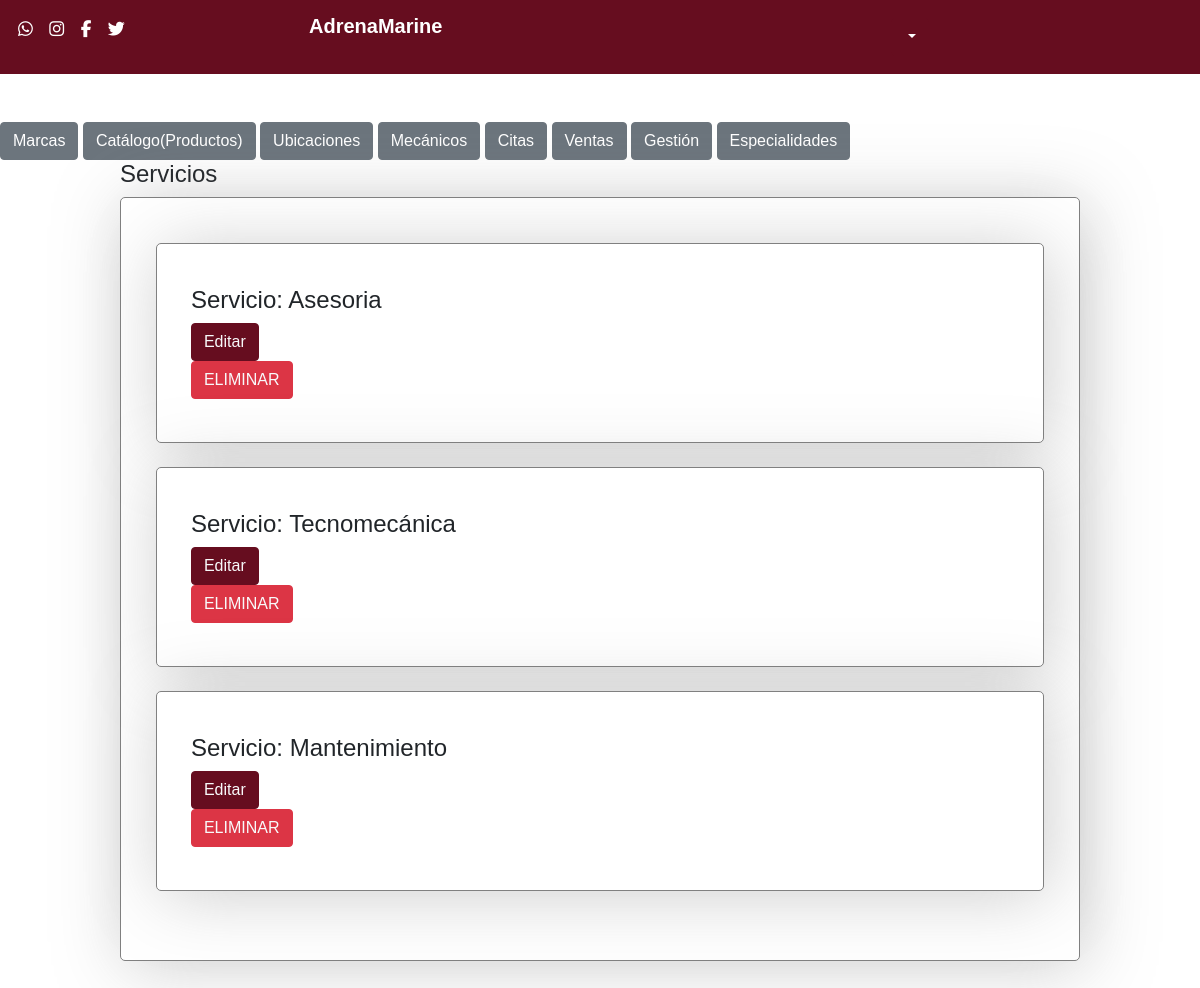
Page /main/admin/service.php on the committed database.
### tables this page shows
CREATE TABLE `service` (
  `id` int(11) NOT NULL,
  `service` text NOT NULL,
  `date` timestamp NOT NULL DEFAULT current_timestamp() ON UPDATE current_timestamp()
);

### php/class/service.php (called while the page is built, shortened)
<?php
class service{
public function show() {
    $sql = "SELECT * FROM service";
return $sql;
}
}
?>

### main/admin/service.php (the view, shortened to what this page needs)
<?php
    include '../../php/class/service.php';
?>
<!DOCTYPE html>
<html lang="es">
<head>
  <link href="https://cdn.jsdelivr.net/npm/bootstrap@5.0.0/dist/css/bootstrap.min.css" rel="stylesheet" >
    <link rel="stylesheet" href="../../styles/styless.css">
</head>
<body>
<header class="d-flex w-100">
    <div class="text-white w-25 icons">
        <a onclick=""><i class="fa-brands fa-whatsapp"></i></a>
        <a onclick=""><i class="fa-brands fa-instagram"></i></a>
        <a onclick=""><i class="fa-brands fa-facebook-f"></i></a>
        <a onclick=""><i class="fa-brands fa-twitter"></i></a>
    </div>
    <div class="w-50">
        <h1>AdrenaMarine</h1>
    </div>
        <div class="dropdown">
        <button class="btn btn-primary dropdown-toggle" type="button" id="dropdownMenuButton1" data-bs-toggle="dropdown" aria-expanded="false">
        </button>
        </div>
</header>
<main>
        <a href="./brand.php"><button class="btn btn-secondary">Marcas</button></a>
        <a href="./index.php"><button class="btn btn-secondary">Catálogo(Productos)</button></a>
        <a href="./sales.php"><button class="btn btn-secondary">Ubicaciones</button></a>
        <a href="./mech.php"><button class="btn btn-secondary">Mecánicos</button></a>
        <a href="./meeting.php"><button class="btn btn-secondary">Citas</button></a>
        <a href="./sales.php"><button class="btn btn-secondary">Ventas</button></a>
        <a href="./001.php"><button class="btn btn-secondary">Gestión</button></a>
        <a href="./special.php"><button class="btn btn-secondary">Especialidades</button></a>
    <section class="Catalog">
    <h4>Servicios</h4>
    <div class="card text-start">
    <div class="card-body">
    <?php
            $service = new service(0,0);
            $sql = $service->show();
        $query= mysqli_query($cone ,$sql);
        if (mysqli_num_rows ($query) > 0)  {
        while ($result = mysqli_fetch_assoc($query)){
    ?>
        <form action="./edit/service.php" method="post">
        <div class="card text-start">
        <div class="card-body">
            <h4 class="card-title"><?php echo "Servicio: ".$result['service'] ?></h4>
            <input type="submit" button class="btn btn-primary text-light" value="Editar">
        </form>
        <form action="../../php/admin/delete/service.php" method="post">
        <input type="submit" button class="btn btn-danger text-light" value="ELIMINAR">
        </form>
        </div>
    </div>
    <?php
    }}else{
        echo '<p class="">No hay especialidades registradas</p>';
    }
    ?>
    </section>
  </main>
  <br><br>
</body>
</html>

### styles/styless.css (style rules this page uses)
* { box-sizing: border-box; padding: 0; margin: 0; font-family:'Franklin Gothic Medium', 'Arial Narrow', Arial, sans-serif; }
header { background-color: #660D1F; padding: 1.5%; display: flex; margin-bottom: 6vh; }
a { color: white; }
h1 { margin: 0 !important; line-height: 0.8; }
.icons i { font-size: 17px; margin-right: 1vw; color: white; }
header h1 { color: white; font-size: 20px; font-weight: bold; }
.card { border: 1px solid grey; border-radius: 5px; box-shadow: 5px 5px 70px #80808063; padding: 3% 2%; }
.Catalog { width: 80vw; margin: 0 auto; }
header div h1 { text-align: left; }
.btn-primary { background: #660D1F; border-color: #660D1F; }

### rows in the picture
service: service "Asesoria"
service: service "Tecnomecánica"
service: service "Mantenimiento"
